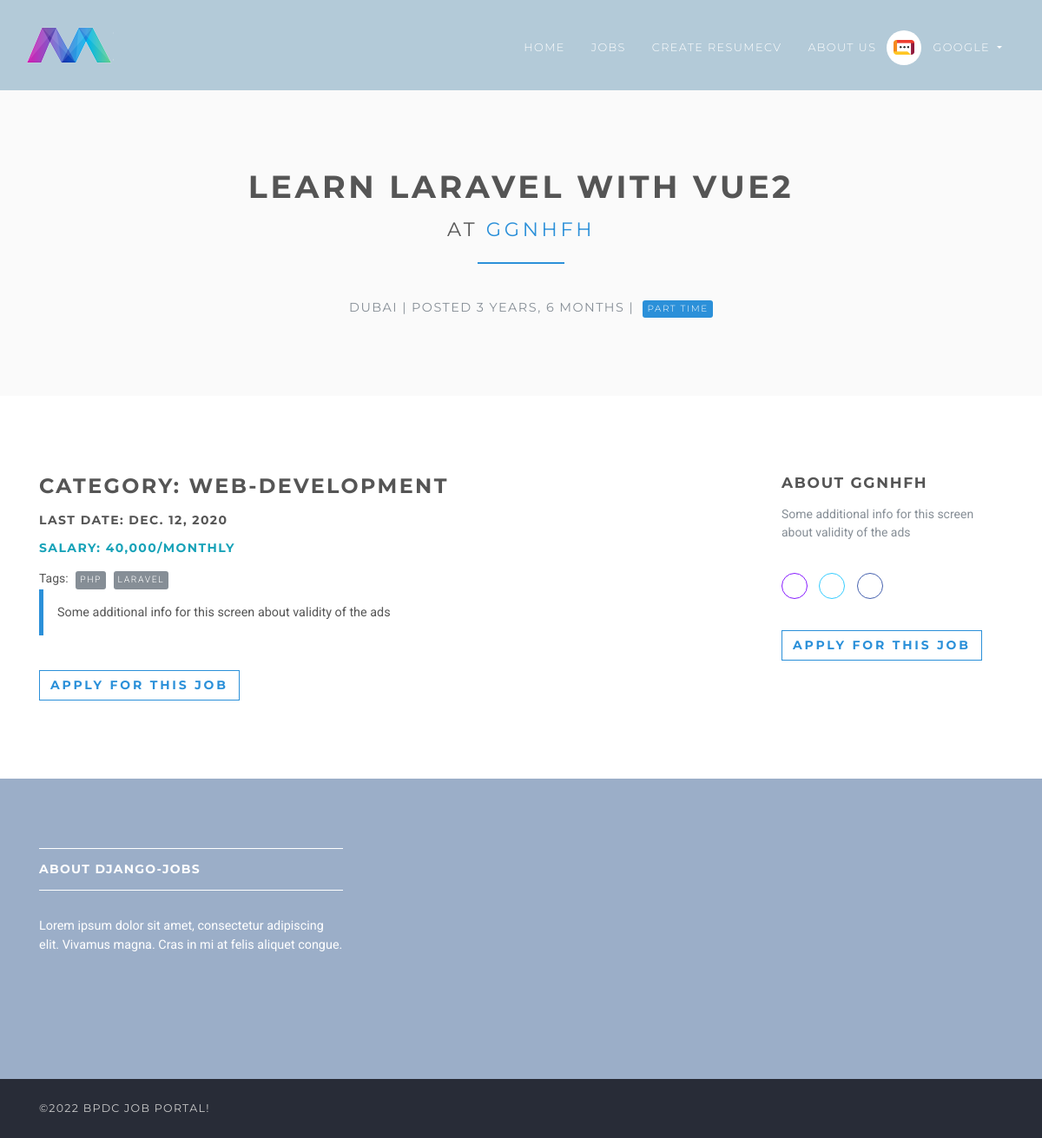
The app's page /en/jobs/1/ (signed in) with its own data.
### accounts/models.py (models this page shows, shortened)
class User(AbstractUser):
    username = None
    role = models.CharField(max_length=12, error_messages={"required": "Role must be provided"})
    gender = models.CharField(max_length=10, blank=True, null=True, default="")
    email = models.EmailField(
        unique=True, blank=False, error_messages={"unique": "A user with that email already exists."}
    )
    USERNAME_FIELD = "email"
    REQUIRED_FIELDS = []
    objects = UserManager()

### jobsapp/models.py (models this page shows, shortened)
class Job(models.Model):
    user = models.ForeignKey(User, on_delete=models.CASCADE)
    title = models.CharField(max_length=300)
    description = models.TextField()
    location = models.CharField(max_length=150)
    type = models.CharField(choices=JOB_TYPE, max_length=10)
    category = models.CharField(max_length=100)
    last_date = models.DateTimeField()
    company_name = models.CharField(max_length=100)
    company_description = models.CharField(max_length=300)
    website = models.CharField(max_length=100, default="")
    created_at = models.DateTimeField(default=timezone.now)
    filled = models.BooleanField(default=False)
    salary = models.IntegerField(default=0, blank=True)
    tags = models.ManyToManyField(Tag)
    objects = JobManager()
    class Meta:
        ordering = ["id"]

### tags/models.py (models this page shows, shortened)
class Tag(models.Model):
    name = models.CharField(max_length=100)

### jobsapp/views/home.py (the view)
# urls.py: path("jobs/<int:id>/", JobDetailsView.as_view(), name="jobs-detail"),
class JobDetailsView(DetailView):
    model = Job
    template_name = "jobs/details.html"
    context_object_name = "job"
    pk_url_kwarg = "id"
    def get_object(self, queryset=None):
        obj = super(JobDetailsView, self).get_object(queryset=queryset)
        if obj is None:
            raise Http404("Job doesn't exists")
        return obj
    def get(self, request, *args, **kwargs):
        try:
            self.object = self.get_object()
        except Http404:
            raise Http404("Job doesn't exists")
        context = self.get_context_data(object=self.object)
        return self.render_to_response(context)

### jobsapp/templatetags/is_already_applied.py (called while the page is built)
@register.simple_tag(name="is_already_applied")
def is_already_applied(job, user):
    applied = Applicant.objects.filter(job=job, user=user)
    if applied:
        return True
    else:
        return False

### templates/jobs/details.html (shortened to what this page needs)
{% extends 'base.html' %}
{% load static %}
{% load is_already_applied %}
{% load humanize %}
{% block content %}
    <section class="bg-light-gray">
        <div class="container">
            <h1 class="heading">{{ job.title }}<br>
                <small>at <a href="#"> {{ job.company_name }}</a></small>
            </h1>
            <div class="job-detail-description"><i class="fa fa-map-marker job__location"> </i>
                {{ job.location }} | Posted {{ job.created_at|timesince }} |
                {% if job.type == '1' %}
                    <span class="badge featured-badge badge-success">Full time</span>
                {% elif job.type == '2' %}
                    <span class="badge featured-badge badge-primary">Part time</span>
                {% else %}
                    <span style="color: #ffffff;" class="badge featured-badge badge-warning">Internship</span>
                {% endif %}
            </div>
        </div>
    </section>
    <section>
        <div class="container">
            <div class="row">
                <div class="col-lg-8">
                    <h3>Category: {{ job.category }}</h3>
                    <h5>Last date: {{ job.last_date|date }}</h5>
                    <h5 class="text-info">Salary: {% if job.salary > 0 %} {{ job.salary | intcomma}}/Monthly {% else %} Negotiable {% endif %} </h5>
                    Tags:
                    {% for tag in job.tags.all %}
                        <span style="color: #ffffff;" class="badge featured-badge badge-secondary">{{ tag.name }}</span>
                    {% endfor %}
                    <blockquote class="blockquote">
                        <p>{{ job.description }}</p>
                    </blockquote>
                    <div class="job-detail__apply-bottom">
                        {% if request.user.is_authenticated %}
                            {% is_already_applied job request.user as is_applied %}
                            {% if is_applied %}
                                <input type="button" class="btn btn-outline-white-primary" value="Already applied"/>
                            {% else %}
                                <form action="{% url 'jobs:apply-job' job.id %}" method="post">
                                    <input type="submit" class="btn btn-outline-white-primary"
                                           value="Apply for this job"/>
                                </form>
                            {% endif %}
                        {% endif %}
                    </div>
                </div>
                <div class="col-lg-1"></div>
                <div class="col-lg-3">
                    <h4>About {{ job.company_name }}</h4>
                    <p class="job-detail__company-description">{{ job.company_description }}</p>
                    <p class="job-detail__social social social--outline">
                        <a href="{{ job.website }}" data-toggle="tooltip" data-placement="top" title="Website"
                           class="link">
                            <i class="fa fa-link"></i>
                        </a>
                        <a href="#" data-toggle="tooltip" data-placement="top" title="Twitter" class="twitter">
                            <i class="fa fa-twitter"></i>
                        </a>
                        <a href="#" data-toggle="tooltip" data-placement="top" title="Facebook" class="facebook">
                            <i class="fa fa-facebook"></i>
                        </a>
                    </p>
                    <div class="job-detail__apply-top">
                        {% if is_applied %}
                            <input type="button" class="btn btn-outline-white-primary" value="Already applied"/>
                        {% else %}
                            <form action="{% url 'jobs:apply-job' job.id %}" method="post">
                                <input type="submit" class="btn btn-outline-white-primary" value="Apply for this job"/>
                            </form>
                        {% endif %}
                    </div>
                </div>
            </div>
        </div>
    </section>
{% endblock %}

### templates/base.html (shortened to what this page needs)
{% load static %}
{% load static i18n %}
{% get_current_language as LANGUAGE_CODE %}
<!DOCTYPE html>
<html lang="{{ LANGUAGE_CODE }}">
<head>
    <link rel="stylesheet"
          href="{% static 'vendor/bootstrap/css/bootstrap.min.css' %}">
    <link rel="stylesheet"
          href="{% static 'vendor/font-awesome/css/font-awesome.min.css' %}">
    <link rel="stylesheet" href="{% static 'vendor/owl.carousel/assets/owl.carousel.css' %}">
    <link rel="stylesheet" href="{% static 'vendor/owl.carousel/assets/owl.theme.default.css' %}">
    <link rel="stylesheet" href="{% static 'css/style.default.css' %}" id="theme-stylesheet">
    <link rel="stylesheet" href="{% static 'css/custom.css' %}">
    <link rel="stylesheet" href="https://cdnjs.cloudflare.com/ajax/libs/toastr.js/latest/toastr.min.css"/>
</head>
<body>
<header class="header">
    <nav class="navbar navbar-expand-lg">
        <div class="container-fluid">
            <a href="{% url 'jobs:home' %}" class="navbar-brand">
                <img src="{% static 'img/logo-small.png' %}" alt="logo" class="d-none d-lg-block">
            </a>
            <div id="navbarSupportedContent" class="collapse navbar-collapse">
                {% with request.resolver_match.url_name as url_name %}
                    <ul class="navbar-nav ml-auto">
                        <li class="nav-item {% if url_name == 'home' %}active{% endif %}">
                            <a href="{% url 'jobs:home' %}" class="nav-link">Home <span class="sr-only">(current)</span></a>
                        </li>
                        <li class="nav-item {% if url_name == 'jobs' %}active{% endif %}">
                            <a href="{% url 'jobs:jobs' %}" class="nav-link">Jobs</a>
                        </li>
                        <li class="nav-item {% if url_name == 'templates' %}active{% endif %}">
                            <a href="{% url 'resume_cv:templates' %}" class="nav-link">Create ResumeCV</a>
                        </li>
                        <li class="nav-item">
                            <a href="/{{ LANGUAGE_CODE }}/about-us/" class="nav-link">About Us</a>
                        </li>
                        {% if request.user.is_authenticated and request.user.role == 'employer' %}
                            <li class="nav-item dropdown">
                                <a id="clientZone" href="#" data-toggle="dropdown"
                                   aria-haspopup="true" aria-expanded="false"
                                   class="nav-link dropdown-toggle has-img mb-3 mb-lg-0 mt-3 mt-lg-0">
                                    <div class="client-menu-image">
                                        <div class="inner">
                                            <img src="{% static 'img/company-1.png' %}"
                                                 alt="company image"
                                                 class="img-fluid">
                                        </div>
                                    </div>
                                    {% if request.user.role == 'employee' %}
                                        {{ request.user.first_name }} {{ request.user.last_name }}
                                    {% else %}
                                        {{ request.user.first_name }}
                                    {% endif %}
                                </a>
                            </li>
                        {% endif %}
                    </ul>
                {% endwith %}
            </div>
        </div>
    </nav>
</header>
<div>
    {% block content %} {% endblock %}
</div>
<footer class="footer">
    <div class="footer__block">
        <div class="container">
            <div class="row">
                <div class="col-lg-4 col-md-12 mb-5">
                    <h4 class="h5">About django-jobs</h4>
                    <p> Lorem ipsum dolor sit amet, consectetur adipiscing elit. Vivamus magna. Cras in mi at felis
                        aliquet congue. </p>
                </div>
            </div>
        </div>
    </div>
    <div class="footer__copyright">
        <div class="container">
            <div class="row">
                <div class="col-md-4 text-md-left text-center">
                    <p>&copy;{% now "Y" %} BPDC JOB PORTAL!</p>
        </div>
    </div>
</footer>
</body>
</html>

### records on screen
User: user.first_name "GOOGLE"
Job: title "LEARN LARAVEL WITH VUE2", company_name "GGNHFH", location "DUBAI", created_at "3 YEARS, 6 MONTHS", category "WEB-DEVELOPMENT", last_date "DEC. 12, 2020", salary "40,000", description "Some additional info for this screen about validity of the ads", company_description "Some additional info for this screen about validity of the ads"
Tag: name "PHP"
Tag: name "LARAVEL"
